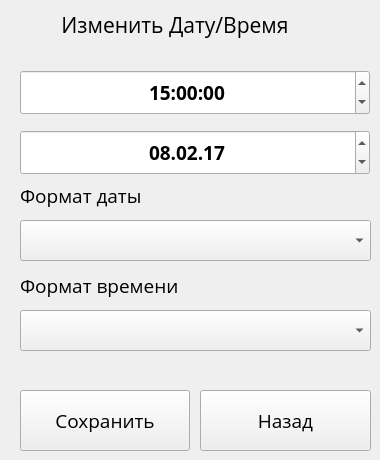
   <widget class="QWidget" name="ChangeDateTime">
    <widget class="QLabel" name="label_12">
     <property name="geometry">
      <rect>
       <x>0</x>
       <y>0</y>
       <width>350</width>
       <height>50</height>
      </rect>
     </property>
     <property name="font">
      <font>
       <family>Open Sans</family>
       <pointsize>16</pointsize>
      </font>
     </property>
     <property name="text">
      <string>Изменить Дату/Время</string>
     </property>
     <property name="alignment">
      <set>Qt::AlignCenter</set>
     </property>
    </widget>
    <widget class="QTimeEdit" name="timeEdit">
     <property name="geometry">
      <rect>
       <x>20</x>
       <y>70</y>
       <width>350</width>
       <height>45</height>
      </rect>
     </property>
     <property name="font">
      <font>
       <family>Open Sans</family>
       <pointsize>14</pointsize>
       <weight>75</weight>
       <bold>true</bold>
      </font>
     </property>
     <property name="alignment">
      <set>Qt::AlignCenter</set>
     </property>
     <property name="readOnly">
      <bool>false</bool>
     </property>
     <property name="showGroupSeparator" stdset="0">
      <bool>true</bool>
     </property>
     <property name="maximumDate">
      <date>
       <year>2017</year>
       <month>1</month>
       <day>1</day>
      </date>
     </property>
     <property name="minimumDate">
      <date>
       <year>2017</year>
       <month>1</month>
       <day>1</day>
      </date>
     </property>
     <property name="displayFormat">
      <string>H:mm:ss</string>
     </property>
     <property name="time">
      <time>
       <hour>15</hour>
       <minute>0</minute>
       <second>0</second>
      </time>
     </property>
    </widget>
    <widget class="QDateEdit" name="dateEdit">
     <property name="geometry">
      <rect>
       <x>20</x>
       <y>130</y>
       <width>350</width>
       <height>45</height>
      </rect>
     </property>
     <property name="font">
      <font>
       <family>Open Sans</family>
       <pointsize>14</pointsize>
       <weight>75</weight>
       <bold>true</bold>
      </font>
     </property>
     <property name="alignment">
      <set>Qt::AlignCenter</set>
     </property>
     <property name="readOnly">
      <bool>false</bool>
     </property>
     <property name="showGroupSeparator" stdset="0">
      <bool>true</bool>
     </property>
     <property name="maximumDate">
      <date>
       <year>2027</year>
       <month>12</month>
       <day>31</day>
      </date>
     </property>
     <property name="minimumDate">
      <date>
       <year>2016</year>
       <month>12</month>
       <day>31</day>
      </date>
     </property>
     <property name="displayFormat">
      <string>dd.MM.yy</string>
     </property>
     <property name="date">
      <date>
       <year>2017</year>
       <month>2</month>
       <day>8</day>
      </date>
     </property>
    </widget>
    <widget class="QPushButton" name="pushButton_14">
     <property name="geometry">
      <rect>
       <x>20</x>
       <y>390</y>
       <width>170</width>
       <height>61</height>
      </rect>
     </property>
     <property name="font">
      <font>
       <family>Open Sans</family>
       <pointsize>14</pointsize>
      </font>
     </property>
     <property name="text">
      <string>Сохранить</string>
     </property>
    </widget>
    <widget class="QPushButton" name="pushButton_15">
     <property name="geometry">
      <rect>
       <x>200</x>
       <y>390</y>
       <width>171</width>
       <height>61</height>
      </rect>
     </property>
     <property name="font">
      <font>
       <family>Open Sans</family>
       <pointsize>14</pointsize>
      </font>
     </property>
     <property name="text">
      <string>Назад</string>
     </property>
    </widget>
    <widget class="QComboBox" name="DateFormat">
     <property name="geometry">
      <rect>
       <x>20</x>
       <y>220</y>
       <width>351</width>
       <height>41</height>
      </rect>
     </property>
     <property name="font">
      <font>
       <family>Open Sans</family>
       <pointsize>14</pointsize>
      </font>
     </property>
    </widget>
    <widget class="QComboBox" name="timeformat">
     <property name="geometry">
      <rect>
       <x>20</x>
       <y>310</y>
       <width>351</width>
       <height>41</height>
      </rect>
     </property>
     <property name="font">
      <font>
       <family>Open Sans</family>
       <pointsize>14</pointsize>
      </font>
     </property>
    </widget>
    <widget class="QLabel" name="label_72">
     <property name="geometry">
      <rect>
       <x>20</x>
       <y>180</y>
       <width>350</width>
       <height>31</height>
      </rect>
     </property>
     <property name="font">
      <font>
       <family>Open Sans</family>
       <pointsize>14</pointsize>
      </font>
     </property>
     <property name="text">
      <string>Формат даты</string>
     </property>
    </widget>
    <widget class="QLabel" name="label_73">
     <property name="geometry">
      <rect>
       <x>20</x>
       <y>270</y>
       <width>350</width>
       <height>31</height>
      </rect>
     </property>
     <property name="font">
      <font>
       <family>Open Sans</family>
       <pointsize>14</pointsize>
      </font>
     </property>
     <property name="text">
      <string>Формат времени</string>
     </property>
    </widget>
   </widget>
